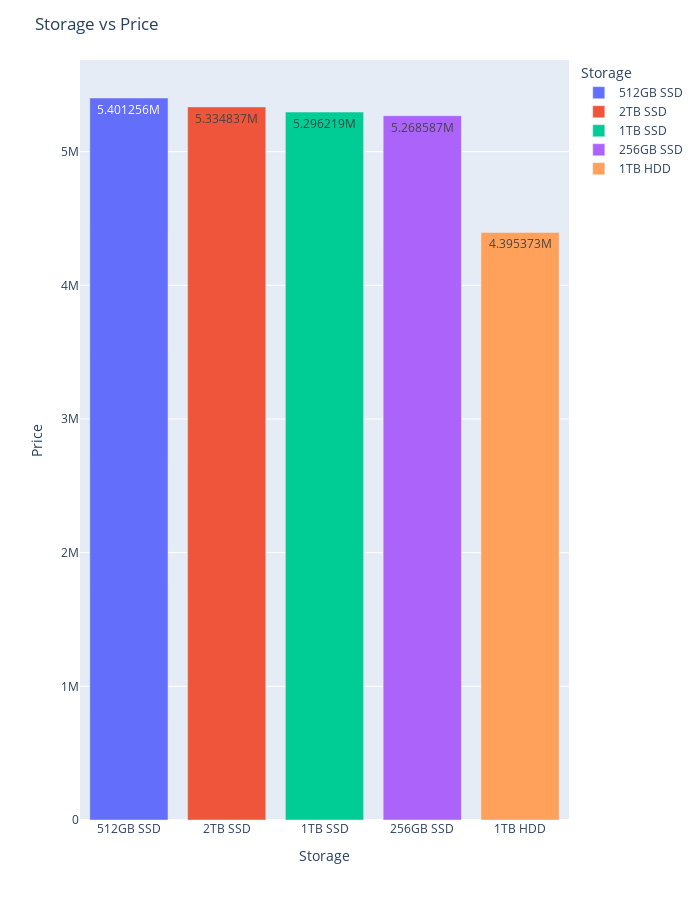

Notebook code cell kept with this figure:
### Code cell
fig = px.bar(df10, df10["Storage"], df10["Price"], color="Storage", text_auto= True)
fig.update_layout(title="Storage vs Price", width= 700, height=900)
fig.show()

### Figure 1 — Plotly figure (JSON) as saved in the notebook; plotly's stock layout.template omitted (floating-point values rounded to 4 significant figures)
{"data": [{"alignmentgroup": "True", "hovertemplate": "Storage=%{x}<br>Price=%{y}<extra></extra>", "legendgroup": "512GB SSD", "marker": {"color": "#636efa", "pattern": {"shape": ""}}, "name": "512GB SSD", "offsetgroup": "512GB SSD", "orientation": "v", "showlegend": true, "textposition": "auto", "texttemplate": "%{y}", "type": "bar", "x": ["512GB SSD"], "xaxis": "x", "y": [5401000.0], "yaxis": "y"}, {"alignmentgroup": "True", "hovertemplate": "Storage=%{x}<br>Price=%{y}<extra></extra>", "legendgroup": "2TB SSD", "marker": {"color": "#EF553B", "pattern": {"shape": ""}}, "name": "2TB SSD", "offsetgroup": "2TB SSD", "orientation": "v", "showlegend": true, "textposition": "auto", "texttemplate": "%{y}", "type": "bar", "x": ["2TB SSD"], "xaxis": "x", "y": [5335000.0], "yaxis": "y"}, {"alignmentgroup": "True", "hovertemplate": "Storage=%{x}<br>Price=%{y}<extra></extra>", "legendgroup": "1TB SSD", "marker": {"color": "#00cc96", "pattern": {"shape": ""}}, "name": "1TB SSD", "offsetgroup": "1TB SSD", "orientation": "v", "showlegend": true, "textposition": "auto", "texttemplate": "%{y}", "type": "bar", "x": ["1TB SSD"], "xaxis": "x", "y": [5296000.0], "yaxis": "y"}, {"alignmentgroup": "True", "hovertemplate": "Storage=%{x}<br>Price=%{y}<extra></extra>", "legendgroup": "256GB SSD", "marker": {"color": "#ab63fa", "pattern": {"shape": ""}}, "name": "256GB SSD", "offsetgroup": "256GB SSD", "orientation": "v", "showlegend": true, "textposition": "auto", "texttemplate": "%{y}", "type": "bar", "x": ["256GB SSD"], "xaxis": "x", "y": [5269000.0], "yaxis": "y"}, {"alignmentgroup": "True", "hovertemplate": "Storage=%{x}<br>Price=%{y}<extra></extra>", "legendgroup": "1TB HDD", "marker": {"color": "#FFA15A", "pattern": {"shape": ""}}, "name": "1TB HDD", "offsetgroup": "1TB HDD", "orientation": "v", "showlegend": true, "textposition": "auto", "texttemplate": "%{y}", "type": "bar", "x": ["1TB HDD"], "xaxis": "x", "y": [4395000.0], "yaxis": "y"}], "layout": {"barmode": "relative", "height": 900, "legend": {"title": {"text": "Storage"}, "tracegroupgap": 0}, "margin": {"t": 60}, "title": {"text": "Storage vs Price"}, "width": 700, "xaxis": {"anchor": "y", "autorange": true, "categoryarray": ["512GB SSD", "2TB SSD", "1TB SSD", "256GB SSD", "1TB HDD"], "categoryorder": "array", "domain": [0, 1], "range": [-0.5, 4.5], "title": {"text": "Storage"}, "type": "category"}, "yaxis": {"anchor": "x", "autorange": true, "domain": [0, 1], "range": [0, 5686000.0], "title": {"text": "Price"}, "type": "linear"}}}
